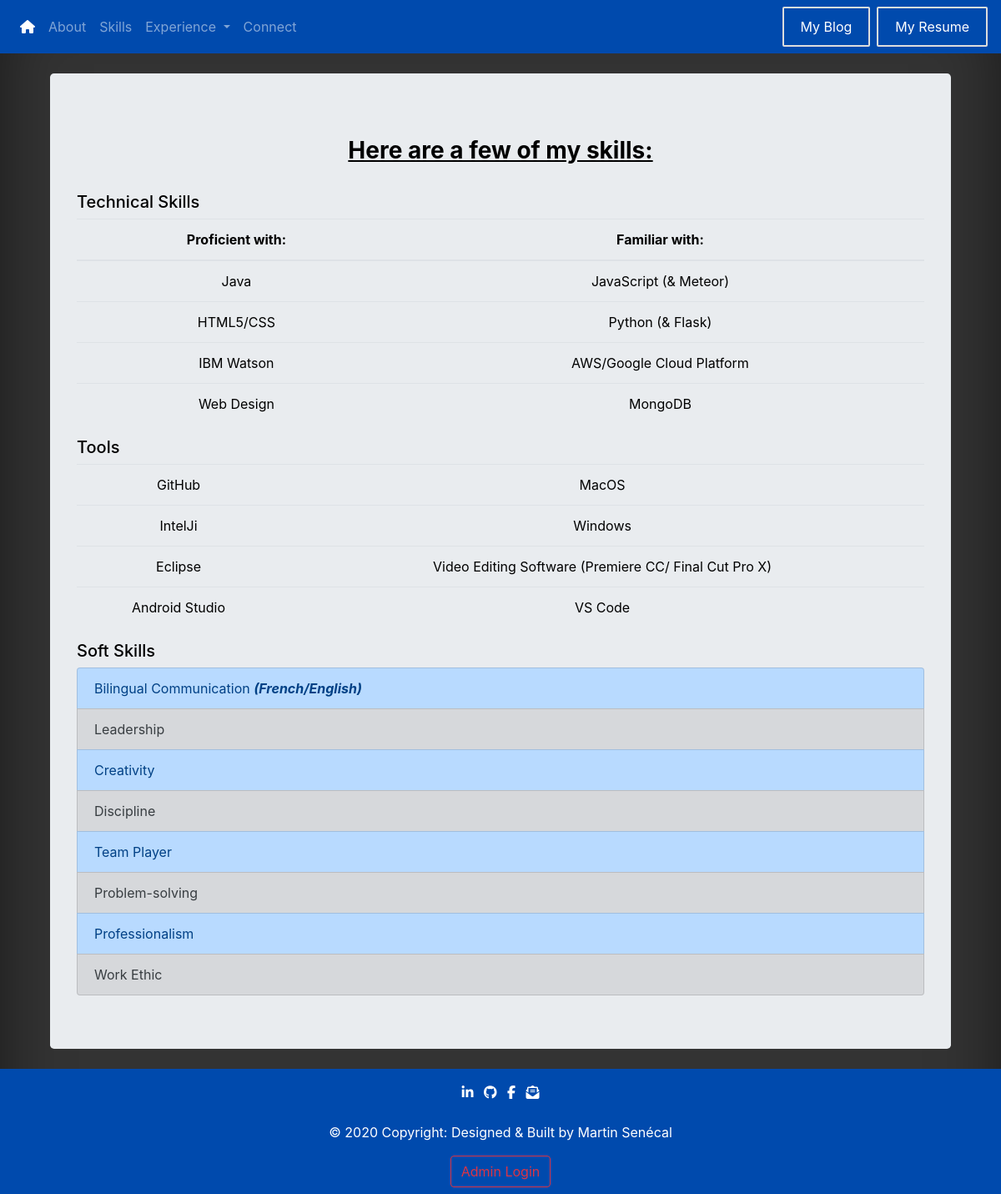
/skills, run on an earlier commit of the app's database.
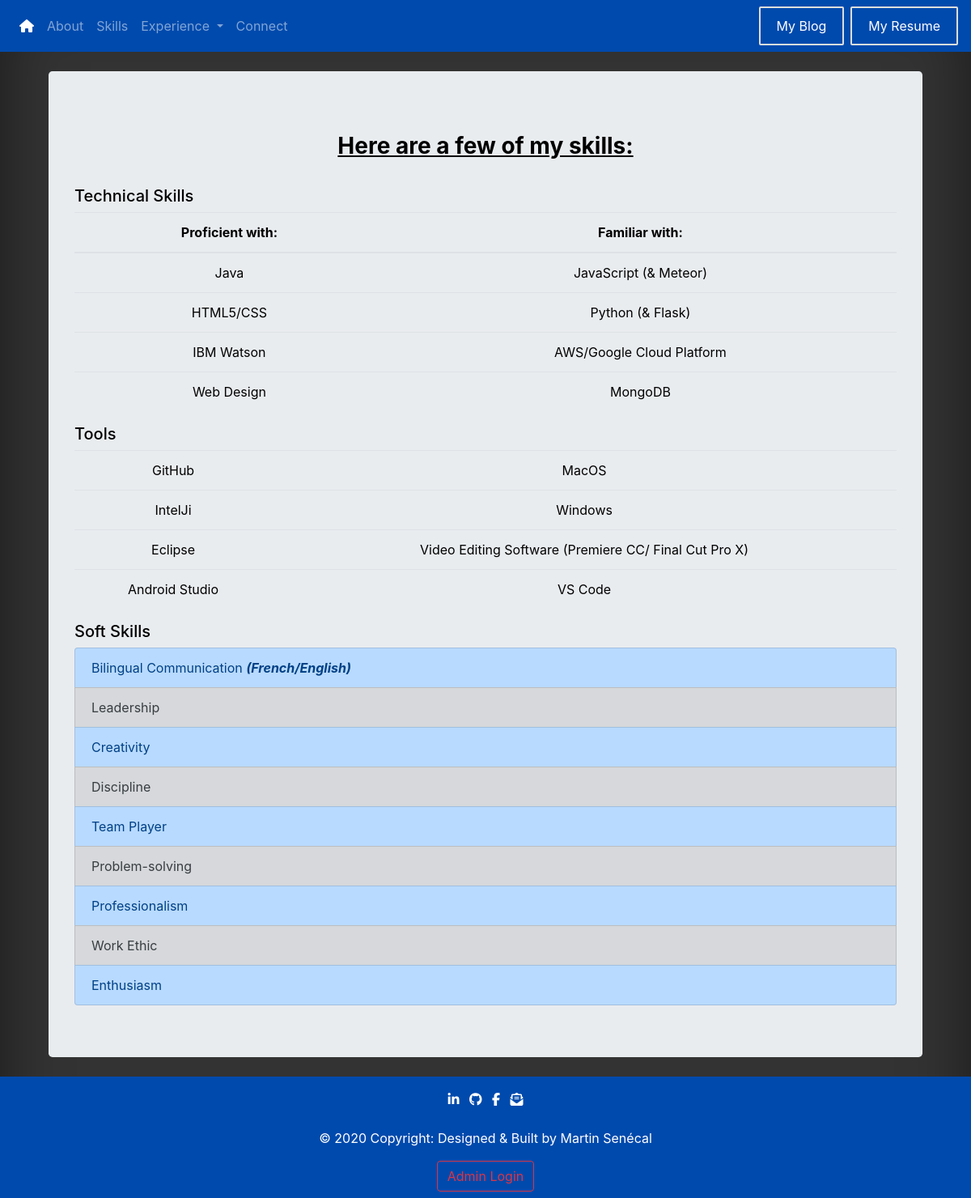
And on a later commit of the database.
### portfolio/models.py (models this page shows, shortened)
class Skill(db.Model):
    id = db.Column(db.Integer, primary_key=True)
    type = db.Column(db.String(15), nullable=False)
    content = db.Column(db.String(80), nullable=False)

### portfolio/routes.py (the view)
@app.route('/skills')
def skills():
    skills_content = Skill.query.all()  # Query of all the skills in the database
    return render_template("skills.html", skills=skills_content)  # Returning skills content inside the templates

### portfolio/templates/skills.html (shortened to what this page needs)
{% extends "base.html" %}
{% block body %}
    <div class="container">
        <div class="jumbotron my-4 ">
            <h3 id="skillsTitle"><u><strong>Here are a few of my skills:</strong></u></h3>
            <br>
            <h5>Technical Skills</h5>
            <table class="table table-hover">
                <thead>
                <tr>
                    <th>Proficient with:</th>
                    <th>Familiar with:</th>
                </tr>
                </thead>
                <tbody>
                <tr>
                    <td>Java</td>
                    <td>JavaScript (& Meteor)</td>
                </tr>
                <tr>
                    <td>HTML5/CSS</td>
                    <td>Python (& Flask)</td>
                </tr>
                <tr>
                    <td>IBM Watson</td>
                    <td>AWS/Google Cloud Platform</td>
                </tr>
                <tr>
                    <td>Web Design</td>
                    <td>MongoDB</td>
                </tr>
                </tbody>
            </table>
            <h5>Tools</h5>
            <table class="table table-hover">
                <tbody>
                <tr>
                    <td>GitHub</td>
                    <td>MacOS</td>
                </tr>
                <tr>
                    <td>IntelJi</td>
                    <td>Windows</td>
                </tr>
                <tr>
                    <td>Eclipse</td>
                    <td>Video Editing Software (Premiere CC/ Final Cut Pro X)</td>
                </tr>
                <tr>
                    <td>Android Studio</td>
                    <td>VS Code</td>
                </tr>
                </tbody>
            </table>
            <h5>Soft Skills</h5>
            <div class="list-group">
                <a href="#" class="list-group-item list-group-item-action list-group-item-primary">Bilingual
                    Communication <em><strong>(French/English)</strong></em></a>
                {% for skill in skills %}
                    {% if loop.index%2==0 %}
                        <a href=""
                           class="list-group-item list-group-item-action list-group-item-primary">{{ skill.content }}</a>
                    {% else %}
                        <a href=""
                           class="list-group-item list-group-item-action list-group-item-secondary"> {{ skill.content }} </a>
                    {% endif %}
                {% endfor %}
            </div>
        </div>
    </div>
{% endblock %}

### portfolio/templates/base.html (shortened to what this page needs)
<!DOCTYPE html>
<html lang="en">
<head>
    <link rel="stylesheet" href="https://maxcdn.bootstrapcdn.com/bootstrap/4.3.1/css/bootstrap.min.css">
    <link rel="stylesheet" href="https://cdnjs.cloudflare.com/ajax/libs/font-awesome/4.7.0/css/font-awesome.min.css">
    <link rel="stylesheet" type="text/css" href="{{ url_for('static',filename='css/basedesign.css') }}">
    <link rel="stylesheet" type="text/css" href="{{ url_for('static',filename='css/extradesign.css') }}">
</head>
<body>
<nav class="navbar navbar-expand-lg navbar-dark bg-blue" style="background-color: #004aad" ;>
    <div class="collapse navbar-collapse" id="navbarTogglerDemo02">
        <ul class="navbar-nav mr-auto mt-2 mt-lg-0">
            <li class="nav-item">
                <a class="nav-link" href="{{ url_for('homepage') }}">
                    <i class="fas fa-home"></i>
                </a>
            </li>
            <li class="nav-item">
                <a class="nav-link" href="{{ url_for('about') }}">About <span class="sr-only">(current)</span></a>
            </li>
            <li class="nav-item">
                <a class="nav-link" href="{{ url_for('skills') }}">Skills</a>
            </li>
            <li class="nav-item dropdown">
                <a class="nav-link dropdown-toggle" href="#" id="navbarDropdownMenuLink" role="button"
                   data-toggle="dropdown" aria-haspopup="true" aria-expanded="false">
                    Experience
                </a>
            </li>
            <li class="nav-item">
                <a class="nav-link" href="{{ url_for('connect') }}">Connect</a>
            </li>
        </ul>
        <form class="form-inline my-2 my-lg-0">
             <a href="{{ url_for('blog') }}">
                <button type="button" class="btn btn-outline-info mr-2">My Blog</button>
            </a>
            <a href="{{ url_for('static',filename='martin-resume.pdf') }}">
                <button type="button" class="btn btn-secondary">My Resume</button>
            </a>
        </form>
    </div>
</nav>
<div class="container">
    {% block body %}
    {% endblock %}
</div>
<footer class="font-small pt-3 bg-blue footersticky" style="background-color: #004aad" ;
">
<div class="container">
    <ul class="list-unstyled list-inline text-center">
        <li class="list-inline-item">
            <a href="https://www.linkedin.com/in/martin-senecal/">
                <i class="fab fa-linkedin-in"> </i>
            </a>
        </li>
        <li class="list-inline-item">
            <a href="https://github.com/martinsenecal">
                <i class="fab fa-github"> </i>
            </a>
        </li>
        <li class="list-inline-item">
            <a href="https://www.facebook.com/martin.seneca1">
                <i class="fab fa-facebook-f"> </i>
            </a>
        </li>
        <li class="list-inline-item">
            <a href="mailto:martinsenecal2000@gmail.com">
                <i class="fas fa-envelope-open-text"></i>
            </a>
        </li>
    </ul>
</div>
<div class="footer-copyright text-center py-2">
    <a href="https://github.com /martinsenecal">
        <p id="footertext"> © 2020 Copyright: Designed & Built by Martin Senécal </p>
    </a>
    {% if current_user.is_authenticated %}
        <a class="btn btn-outline-warning" href="{{ url_for('admin') }}">
            Admin Tools
        </a>
        <a class="btn btn-outline-danger" href="{{ url_for('logout') }}">
            Admin LogOut
        </a>
    {% else %}
        <a class="btn btn-outline-danger" href="{{ url_for('login') }}">
            Admin Login
        </a>
    {% endif %}
</div>
</footer>
</body>
</html>

### portfolio/static/css/basedesign.css (style rules this page uses)
body { background-color: #333; box-shadow: inset 0 0 5rem rgba(0, 0, 0, .5); display: block; }
#footertext { color: white; }
h1, h2, h3, h4, h5, h6, h7, td, thead, p { color: black; }
i { color: white; }
a { color: white; }
.footersticky { position: relative; left: 0; bottom: 0; width: 100%; }

### portfolio/static/css/extradesign.css (style rules this page uses)
#skillsTitle { margin-top: 1vw; }
td, th, thead { text-align: center; }
#skillsTitle { text-align: center; }
.form-inline { display: flex; flex-flow: row wrap; align-items: center; text-align: center; }
.form-inline button { padding: 10px 20px; background-color: #004aad; border: 2px solid #ddd; color: white; border-radius: 2px; }

What changed in the data, as far as the page shows it:
added Skill: content "Enthusiasm"
